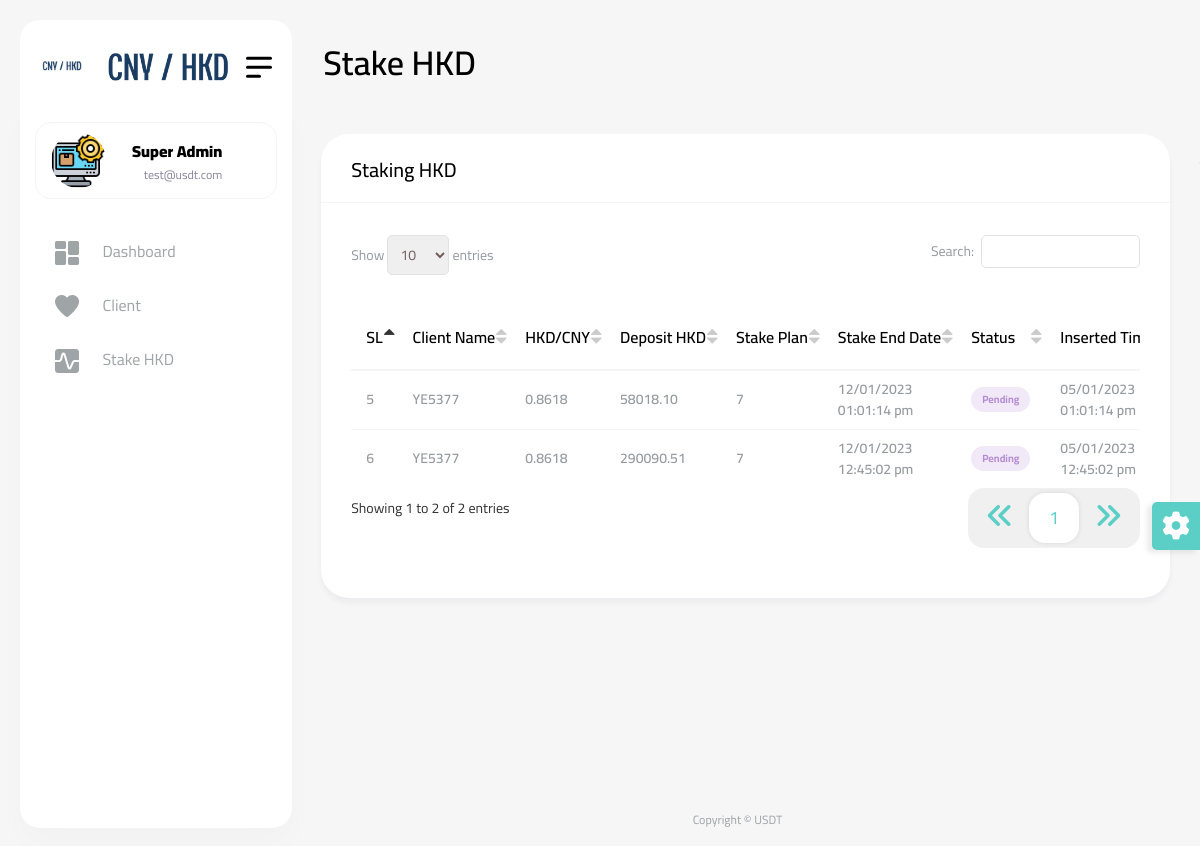
Page /Stake-CNY?todayCheck=1 (signed in) on the committed database.
### tables this page shows
CREATE TABLE `stake` (
  `id` int(11) NOT NULL,
  `client_id` int(11) NOT NULL,
  `conversion_rate` double(10,4) NOT NULL,
  `amount` double(10,2) NOT NULL,
  `staking_days` int(11) NOT NULL,
  `status` varchar(20) NOT NULL DEFAULT 'Pending',
  `inserted_at` datetime NOT NULL,
  `updated_at` timestamp NOT NULL DEFAULT current_timestamp() ON UPDATE current_timestamp()
);

CREATE TABLE `client` (
  `id` int(11) NOT NULL,
  `client_name` varchar(100) NOT NULL,
  `phone` varchar(25) NOT NULL,
  `trasferee` varchar(200) NOT NULL,
  `inserted_at` datetime NOT NULL,
  `updated_at` timestamp NOT NULL DEFAULT current_timestamp() ON UPDATE current_timestamp()
);

### include/dbController.php (called while the page is built, shortened)
<?php
class DBController {
    private $host = "localhost";
    private $user = "root";
    private $password = "";
    private $database = "usdt";
    private $conn;
    function __construct() {
        $this->conn = $this->connectDB();
    }
    function connectDB() {
        $conn = mysqli_connect($this->host,$this->user,$this->password,$this->database);
        return $conn;
    }
    function runQuery($query) {
        $result = mysqli_query($this->conn,$query);
        while($row=mysqli_fetch_assoc($result)) {
            $resultset[] = $row;
        }
        if(!empty($resultset))
            return $resultset;
    }
    function numRows($query) {
        $result  = mysqli_query($this->conn,$query);
        $rowcount = mysqli_num_rows($result);
        return $rowcount;
    }
}

### stake-cny.php (the view, shortened to what this page needs)
<?php
require_once("include/dbController.php");
$db_handle = new DBController();
?>
<!DOCTYPE html>
<html lang="en">
<head>
    <?php require_once('include/css.php'); ?>
</head>
<body>
<div id="main-wrapper">
    <?php require_once('include/header.php'); ?>
    <div class="header">
        <div class="header-content">
            <nav class="navbar navbar-expand">
                <div class="collapse navbar-collapse justify-content-between">
                    <div class="header-left">
                        <div class="dashboard_bar">
                            Stake HKD
                        </div>
                    </div>
                </div>
            </nav>
        </div>
    </div>
    <?php require_once('include/navbar.php'); ?>
    <div class="content-body">
        <div class="container-fluid">
            <div class="row invoice-card-row">
                <?php if (isset($_GET['todayCheck'])) {
                    $day = $_GET['todayCheck'];
                    ?>
                    <div class="col-12">
                        <div class="card">
                            <div class="card-header">
                                <h4 class="card-title">Staking HKD</h4>
                            </div>
                            <div class="card-body">
                                <div class="table-responsive">
                                    <table id="example4" class="display" style="min-width: 845px">
                                        <thead>
                                        <tr>
                                            <th>SL</th>
                                            <th>Client Name</th>
                                            <th>HKD/CNY</th>
                                            <th>Deposit HKD</th>
                                            <th>Stake Plan</th>
                                            <th>Stake End Date</th>
                                            <th>Status</th>
                                            <th>Inserted Time</th>
                                        </tr>
                                        </thead>
                                        <tbody>
                                        <?php
                                        $cny_data = $db_handle->runQuery("SELECT * FROM client as c,stake as s where s.client_id=c.id order by s.id desc");
                                        $row_count = $db_handle->numRows("SELECT * FROM stake as s, client as c where s.client_id=c.id order by s.id desc");
                                        for ($i = 0; $i < $row_count; $i++) {
                                            $days = 0;
                                            if ($cny_data[$i]["status"] == 'Pending') {
                                                $today = date("Y-m-d H:i:s");
                                                $earlier = new DateTime($today);
                                                $later = new DateTime($cny_data[$i]["inserted_at"]);
                                                $days = $later->diff($earlier)->format("%a");
                                            }
                                            if ((int)$cny_data[$i]["staking_days"] - (int)$days == $day) {
                                                ?>
                                                <tr>
                                                    <td><?php echo $i + 1; ?></td>
                                                    <td><?php echo $cny_data[$i]["client_name"]; ?></td>
                                                    <td><?php echo $cny_data[$i]["conversion_rate"]; ?></td>
                                                    <td><?php echo $cny_data[$i]["amount"]; ?></td>
                                                    <td><?php echo $cny_data[$i]["staking_days"]; ?></td>
                                                    <td>
                                                        <?php
                                                        $newDate = date('d/m/Y h:i:s a', strtotime($cny_data[$i]["inserted_at"] . ' + ' . $cny_data[$i]["staking_days"] . ' days'));
                                                        echo $newDate;
                                                        ?>
                                                    </td>
                                                    <td>
                                                        <?php
                                                        if ($cny_data[$i]["status"] == 'Pending') {
                                                            ?>
                                                            <span class="badge light badge-info">Pending</span>
                                                            <?php
                                                        } else {
                                                            ?>
                                                            <span class="badge light badge-success">Approve</span>
                                                            <?php
                                                        }
                                                        ?>
                                                    </td>
                                                    <td>
                                                        <?php
                                                        $insert_time = new DateTime($cny_data[$i]["inserted_at"]);
                                                        $new = $insert_time->format('d/m/Y h:i:s a');
                                                        echo $new;
                                                        ?>
                                                    </td>
                                                </tr>
                                                <?php
                                            }
                                        }
                                        ?>
                                        </tbody>
                                    </table>
                                </div>
                            </div>
                        </div>
                    </div>
                    <?php
                }
                ?>
            </div>
        </div>
    </div>
    <?php require_once('include/footer.php'); ?>
</div>
</body>
</html>

### include/navbar.php (shortened to what this page needs)
<div class="dlabnav">
    <div class="dlabnav-scroll">
        <ul class="metismenu" id="menu">
            <li class="dropdown header-profile">
                <a class="nav-link" href="javascript:void(0);" role="button" data-bs-toggle="dropdown">
                    <?php $data = $db_handle->runQuery("SELECT * FROM admin_login where id={$_SESSION['userid']}"); ?>
                    <img src="<?php echo $data[0]["image"]; ?>" width="20" alt=""/>
                    <div class="header-info ms-3">
                        <span class="font-w600 "><b><?php echo $data[0]["name"]; ?></b></span>
                        <small class="text-end font-w400"><?php echo $data[0]["email"]; ?></small>
                    </div>
                </a>
            </li>
            <li>
                <a class="ai-icon" href="Dashboard" aria-expanded="false">
                    <i class="flaticon-025-dashboard"></i>
                    <span class="nav-text">Dashboard</span>
                </a>
            </li>
            <li>
                <a class="ai-icon" href="Client" aria-expanded="false">
                    <i class="flaticon-045-heart"></i>
                    <span class="nav-text">Client</span>
                </a>
            </li>
            <li>
                <a class="ai-icon" href="Stake-CNY" aria-expanded="false">
                    <i class="flaticon-041-graph"></i>
                    <span class="nav-text">Stake HKD</span>
                </a>
            </li>
        </ul>
    </div>
</div>

### rows in the picture
stake: client.client_name "YE5377", conversion_rate "0.8618", amount "58018.10", staking_days "7", newDate "12/01/2023 01:01:14 pm", status "Pending", inserted_at "05/01/2023 01:01:14 pm"
stake: client.client_name "YE5377", conversion_rate "0.8618", amount "290090.51", staking_days "7", newDate "12/01/2023 12:45:02 pm", status "Pending", inserted_at "05/01/2023 12:45:02 pm"

### other values in the picture
$data[0]["name"] "Super Admin"
$data[0]["email"] "test@usdt.com"
